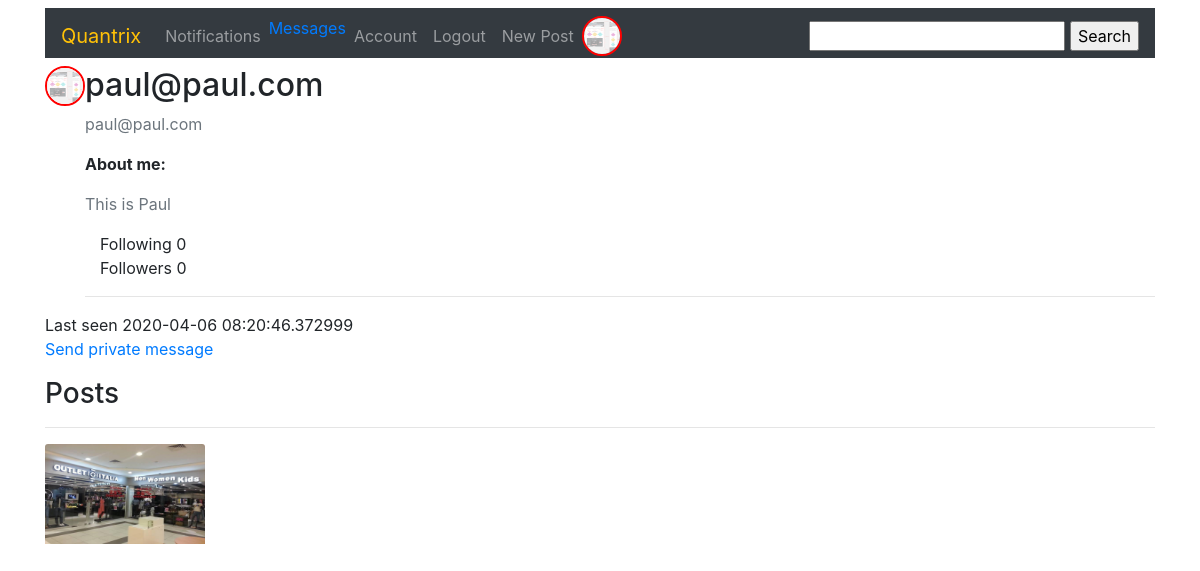
The page /dashboard/paul@paul.com (signed in) on the database its author committed.
### quandromy/database.py (models this page shows, shortened)
class User(db.Model, UserMixin): #The users mixing class helps in user management. We inherit the "is_authenticated" method from here
    __tablename__ = 'users'
    __searchable__ = ['fullname', 'username']
    id = db.Column(db.Integer, primary_key = True)
    fullname = db.Column(db.String(100), nullable = False)
    username = db.Column(db.String(20), unique = True, nullable = False, index = True)
    role_id = db.Column(db.Integer, db.ForeignKey('roles.id'))
    email = db.Column(db.String(120), unique = True, nullable = False, index = True)
    country = db.Column(db.String(200))
    name = db.Column(db.String(64))
    about_me = db.Column(db.Text())
    member_since = db.Column(db.DateTime(), default=datetime.utcnow)
    last_seen = db.Column(db.DateTime(), default=datetime.utcnow)
    image_file = db.Column(db.String(20), nullable = False, default = 'default.png')
    last_message_read_time = db.Column(db.DateTime)
    password = db.Column(db.String(60), nullable = False)
    comments = db.relationship('Comment', backref='author', lazy='dynamic')
    Post = db.relationship('Post', backref = 'author', lazy = 'dynamic')
    followed = db.relationship('Follow',
                               foreign_keys=[Follow.follower_id],               #SQLAlchemy cannot use the association table transparently because that will not give
                               backref=db.backref('follower', lazy='joined'),   #the application access to the custom fields in it. Instead, the many-to-many relationship
                               lazy='dynamic',                                  #must be decomposed into the two basic one-to-many relationships for the left
                               cascade='all, delete-orphan')                    #and right sides, and these must be defined as standard relationships.
    followers = db.relationship('Follow',
                                foreign_keys=[Follow.followed_id],
                                backref=db.backref('followed', lazy='joined'),
                                lazy='dynamic',
                                cascade='all, delete-orphan')
    messages_sent = db.relationship('Message',
                                    foreign_keys='Message.sender_id',
                                    backref='sender', lazy='dynamic')
    messages_received = db.relationship('Message',
                                        foreign_keys='Message.recipient_id',
                                        backref='recipient', lazy='dynamic')
    def new_messages(self):
        last_read_time = self.last_message_read_time or datetime(1900, 1, 1)
        return Message.query.filter_by(recipient=self).filter(
            Message.timestamp > last_read_time).count()

class Post(db.Model):
    __tablename__ = 'posts'
    __searchable__ = ['title', 'describe']
    id = db.Column(db.Integer, primary_key = True)
    date_posted = db.Column(db.DateTime, nullable = False, default = datetime.utcnow())
    title = db.Column(db.String(50), nullable = False)
    describe = db.Column(db.String, nullable = False)
    picture = db.Column(db.String(20), nullable = False, default = 'default.png')
    user_id = db.Column(db.Integer, db.ForeignKey('users.id'), nullable = False)
    comments = db.relationship('Comment', backref='post', lazy='dynamic')

### quandromy/users/routes.py (the view)
@users.route("/dashboard/<string:username>")
def dashboard(username):
    user = User.query.filter_by(username=username).first_or_404()
    posts = Post.query.filter_by(author=user)
    image_file = url_for('static', filename = 'img/' + user.image_file)
    return render_template('users/dashboard.html', user = user, posts = posts, image_file = image_file)

### quandromy/main/forms.py
class SearchForm(FlaskForm):
    search = StringField('search', validators=[DataRequired()])

### quandromy/main/__init__.py (called while the page is built)
@main.app_context_processor
def inject_permissions():
    return dict(Permission=Permission)

### quandromy/users/routes.py (called while the page is built)
@users.before_request
def before_request():
    if current_user.is_authenticated:
        current_user.last_seen = datetime.utcnow()
        db.session.commit()
        g.search_form = SearchForm()

@login_manager.user_loader #This is reuqired to manage users by their ID's
def load_user(user_id):
    return User.query.get(int(user_id))

### quandromy/templates/users/dashboard.html (shortened to what this page needs)
{% extends 'base.html' %}
{% block div %}
 <div class="content-section">
   <div class="media">
     <img class="rounded-circle account-img my-img" src="{{user.image_file}}" alt="profile pic">
     <div class="media-body">
       <h2 class="account-heading">{{user.username}}</h2>
       <p class="text-secondary">{{user.email}}</p>
       <p><span style="font-weight: bold;">About me:</span></p>
       <p class="text-secondary">{{user.about_me}}</p>
       <div class="col">
        Following <span>{{ user.followed.count() - 1 }}</span>
    </div>
    <div class="col">
      Followers <span>{{ user.followers.count() - 1 }}</span>
  </div>
  <hr>
     </div>
   </div>
 </div>
<div>Last seen {{ user.last_seen }}</div>
<div>
  <p>
    <a href="{{ url_for('users.send_message',
                        recipient=user.username) }}">
        {{ ('Send private message') }}
    </a>
</p>
</div>
 <div>
   <legend><h3>Posts</h3></legend>
   <hr>
    {% for post in posts %}
    <div class="row">
       <div class="col">
        <img src="{{url_for('static', filename = 'postpics/' + post.picture)}}" class="card-img-top" alt="..." width="50" height="100">
       </div>
       <div class="col"></div>
       <div class="col"></div>
       <div class="col"></div>
       <div class="col"></div>
       <div class="col"></div>
    </div>
    {% endfor %}
 </div>
{% endblock %}

### quandromy/templates/base.html (shortened to what this page needs)
<!doctype html>
<html lang="en">
  <head>
    <link rel="stylesheet" href="https://stackpath.bootstrapcdn.com/bootstrap/4.4.1/css/bootstrap.min.css">
    <link rel="stylesheet" type="text/css" href="{{url_for('static', filename = 'css/main.css')}}">
  </head>
  {% if current_user.is_authenticated %}
  <nav class="container sticky-top navbar navbar-expand-lg navbar-dark bg-dark mb-2 mt-2">
    <a class="navbar-brand text-warning" href="{{url_for('main.index')}}" >Quantrix</a>
<div class="collapse navbar-collapse" id="navbarSupportedContent">
  <ul class="navbar-nav mr-auto">
        <li class="nav-item">
          <a class="nav-link" href="#">Notifications</a>
        </li>
        <li class="nav-item">
          <a href="{{ url_for('users.messages') }}">
            Messages
            {% set new_messages = current_user.new_messages() %}
        </a>
        </li>
        <li class="nav-item">
          <a class="nav-link" href="{{url_for('users.account')}}">Account</a>
        </li>
        <li class="nav-item">
          <a class="nav-link" href="{{url_for('users.logout')}}">Logout</a>
        </li>
        <li class="nav-item">
          <a class="nav-link" href="{{url_for('posts.new_post')}}">New Post</a>
        </li>
        <li class="nav-item">
          <img class="rounded-circle account-img my-img mr-sm-2" src="{{url_for('static', filename = 'img/' + current_user.image_file)}}" alt="profile pic">
        </li>
  </ul>
  <form style="display: inline;" action="{{ url_for('main.search') }}" method="post" name="search" placeholder="search" autocomplete="on">
        {{ g.search_form.hidden_tag() }}{{ g.search_form.search(size=20) }}
        <input type="submit" value="Search">
  </form>
</div>
</nav>
{% endif %}
  <body class = "container">
    {% block div %}{% endblock %}
  </body>
</html>

### quandromy/static/css/main.css (style rules this page uses)
.my-img { width: 40px; height: 40px; box-sizing: border-box; background-clip: content-box; rgba(0,0,0,0); border-radius: 50%; border: 2px solid red; position: relative; overflow: hidden; }
.navbar { padding-bottom: 2px; }

### rows shown on the page
User: image_file (placeholder picture)
User: image_file (placeholder picture), username "paul@paul.com", email "paul@paul.com", about_me "This is Paul", last_seen "2020-04-06 08:20:46.372999"
Post: picture (picture)

### other values the page prints
{{ user.followed.count() - 1 }} "0"
{{ user.followers.count() - 1 }} "0"
{{ ('Send private message') }} "Send private message"
